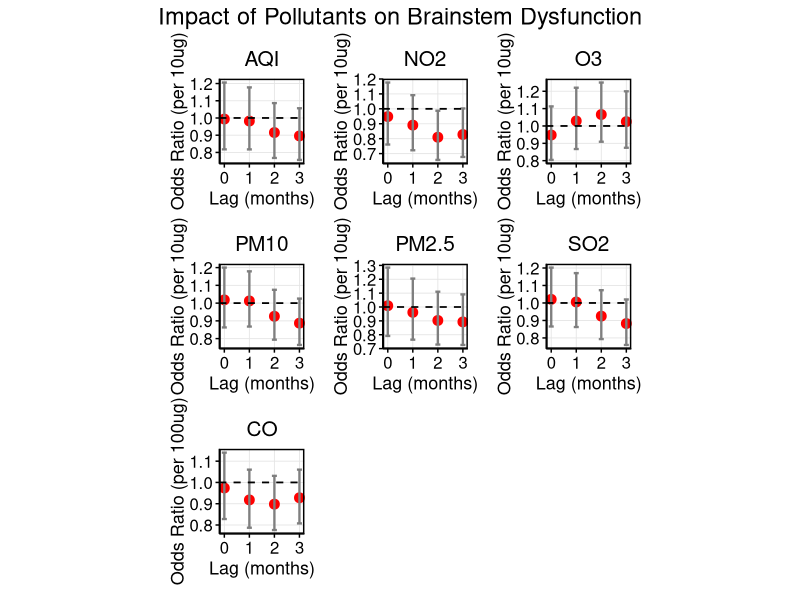
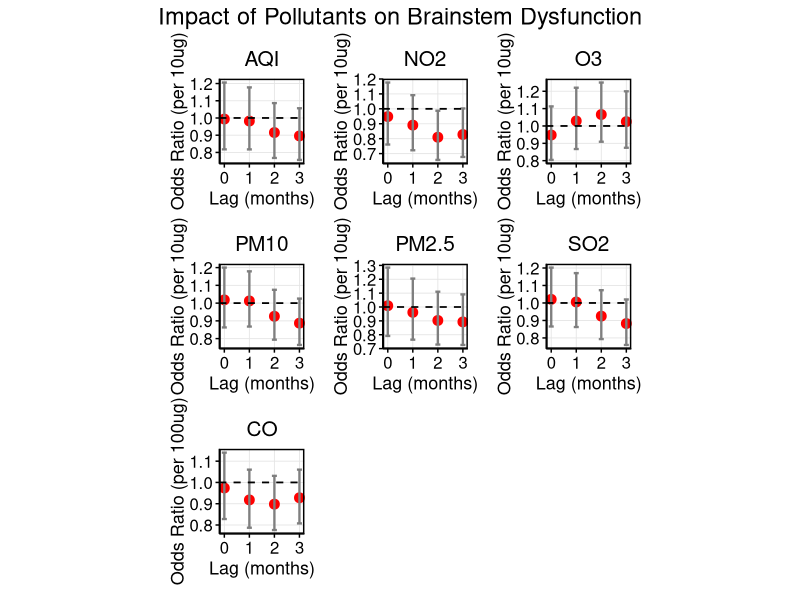

Generate these figures, in order, with R:
setwd("/Users/shij/Documents/GitHub/NMDA_data_analysis/")
my.dat<-readxl::read_xlsx("NMDA_with_population_sex_ratio_age_portion.xlsx")
setwd("/Users/shij/Documents/GitHub/NMDA_data_analysis/251211/")

# ============================
# 1. Load Required Packages
# ============================
library(ggplot2)
library(dplyr)
library(tidyr)
library(broom)
library(patchwork)   # For combining plots
library(writexl)     # For exporting table

# ============================
# 2. Simplify Outcome Variable Name & Recode to Binary (0/1)
# ============================
# Rename column for simplicity
names(my.dat)[names(my.dat) == "Brainstem dysfunction（0=none; 1=gaze paresis; 2=tube feeding; 3=ventilator care due to hypoventilation）"] <- "Brainstem"

# Check current class
class(my.dat$Brainstem)
table(my.dat$Brainstem)  # Should show 0,1,2,3

# Recode: 0 → 0, 1/2/3 → 1
my.dat$Brainstem <- ifelse(as.numeric(as.character(my.dat$Brainstem)) == 0, 0, 1)

# Convert to factor (binary logistic regression expects factor or 0/1)
my.dat$Brainstem <- factor(my.dat$Brainstem, levels = c(0,1), ordered = FALSE)

# Verify
str(my.dat$Brainstem)
table(my.dat$Brainstem)  # Should show only 0 and 1

# ============================
# 3. Define Pollutants and Lags
# ============================
pollutants <- c("AQI", "NO2", "O3", "CO", "PM10", "PM2.5", "SO2")  # CO is 4th
lags <- c("M0", "M1", "M2", "M3")

# Create column name patterns
pollutant_cols <- sapply(pollutants, function(p) {
  paste0(p, "_", lags)
}, simplify = FALSE)

# ============================
# 4. Fit Binary Logistic Regression for Each Pollutant-Lag
# ============================
results_list <- list()

for (pollutant in pollutants) {
  lag_cols <- pollutant_cols[[pollutant]]
  for (lag_col in lag_cols) {
    # Check if column has variation and not all NA
    data_col <- my.dat[[lag_col]]
    if (all(is.na(data_col)) || length(unique(data_col[!is.na(data_col)])) <= 1) {
      message("Skipping ", lag_col, " — no variation or all NA")
      next
    }
    
    # Fit binary logistic regression
    model <- glm(Brainstem ~ ., data = my.dat[, c("Brainstem", lag_col)], 
                 family = binomial, na.action = na.omit)
    
    # Extract summary
    model_summary <- tidy(model, conf.int = TRUE, exponentiate = TRUE) %>%
      filter(term == lag_col) %>%
      mutate(Pollutant = pollutant,
             Lag = gsub(".*_", "", lag_col),
             Lag_Num = as.numeric(gsub("M", "", lag_col)))
    
    results_list <- append(results_list, list(model_summary))
  }
}

# Combine all results
results_df <- bind_rows(results_list)

# ============================
# 5. Clean and Format Results
# ============================
results_df <- results_df %>%
  mutate(
    Lag = trimws(toupper(Lag)),
    Lag.Num = as.numeric(gsub("^M(\\d+)$", "\\1", Lag))
  ) %>%
  filter(!is.na(Lag.Num))

# # ============================
# # 6. Create 7 Individual Plots (One per Pollutant) — NO TEXT LABELS
# # ============================
# # Get pollutants in desired order
# pollutants_plot <- c("AQI", "NO2", "O3", "CO", "PM10", "PM2.5", "SO2")
# 
# # Create list of individual plots
# plot_list <- lapply(pollutants_plot, function(poll) {
#   df_sub <- results_df %>% filter(Pollutant == poll)
#   
#   p <- ggplot(df_sub, aes(x = Lag.Num, y = estimate, ymin = conf.low, ymax = conf.high)) +
#     geom_point(color = "red", size = 3) +
#     geom_errorbar(width = 0.2, color = "gray50", size = 0.8) +
#     geom_hline(yintercept = 1, linetype = "dashed", color = "black", size = 0.6) +
#     labs(
#       x = "Lag (months)",
#       y = "Odds Ratio (OR)",
#       title = poll
#     ) +
#     theme_minimal() +
#     theme(
#       panel.border = element_rect(color = "black", fill = NA, size = 1),
#       panel.background = element_blank(),
#       panel.grid.major = element_line(color = "gray90", size = 0.3),
#       panel.grid.minor = element_blank(),
#       axis.line = element_line(color = "black", size = 0.5),
#       axis.ticks = element_line(color = "black", size = 0.5),
#       axis.text = element_text(size = 12, color = "black"),
#       axis.title = element_text(size = 13, color = "black"),
#       plot.title = element_text(hjust = 0.5, size = 15, color = "black"),
#       plot.margin = margin(10, 10, 10, 10),
#       axis.title.y = element_text(angle = 90, vjust = 0.5),
#       aspect.ratio = 1  # ← Forces square panels
#     ) +
#     # ✅ No text labels — remove all geom_text
#     # ✅ Tight x-axis: no extra padding
#     scale_x_continuous(
#       breaks = c(0, 1, 2, 3), 
#       labels = c("0", "1", "2", "3"),
#       expand = expansion(add = c(0.1, 0.1))  # ← Tight padding
#     )
#   
#   return(p)
# })
# 
# # ============================
# # 7. Combine All 7 Plots in a Single Row — CO LAST
# # ============================
# p_combined <- plot_list[[1]] + plot_list[[2]] + plot_list[[3]] + plot_list[[5]] + 
#   plot_list[[6]] + plot_list[[7]] + plot_list[[4]] +
#   plot_annotation(title = "Impact of Pollutants on Brainstem Dysfunction",
#                   theme = theme(plot.title = element_text(hjust = 0.5, size = 17, color = "black")))
# 
# # Display plot
# print(p_combined)
# 
# # Optional: Save as PNG
# ggsave("NMDAR_Brainstem_Binary_Results.png", p_combined, width = 12, height = 15, dpi = 300, units = "in")

# ============================
# 6. Create 7 Individual Plots (One per Pollutant) — NO TEXT LABELS
# ============================
# Get pollutants in desired order
pollutants_plot <- c("AQI", "NO2", "O3", "CO", "PM10", "PM2.5", "SO2")

# Create list of individual plots
plot_list <- lapply(pollutants_plot, function(poll) {
  df_sub <- results_df %>% filter(Pollutant == poll)
  
  # Apply transformation based on pollutant
  if (poll == "CO") {
    df_sub <- df_sub %>%
      mutate(
        y = estimate^0.1,
        ymin = conf.low^0.1,
        ymax = conf.high^0.1
      )
    y_label <- "Odds Ratio (per 100ug)"
  } else {
    df_sub <- df_sub %>%
      mutate(
        y = estimate^10,
        ymin = conf.low^10,
        ymax = conf.high^10
      )
    y_label <- "Odds Ratio (per 10ug)"
  }
  
  p <- ggplot(df_sub, aes(x = Lag.Num, y = y, ymin = ymin, ymax = ymax)) +
    geom_point(color = "red", size = 3) +
    geom_errorbar(width = 0.2, color = "gray50", size = 0.8) +
    geom_hline(yintercept = 1, linetype = "dashed", color = "black", size = 0.6) +
    labs(
      x = "Lag (months)",
      y = y_label,  # ← Custom y-label per pollutant
      title = poll
    ) +
    theme_minimal() +
    theme(
      panel.border = element_rect(color = "black", fill = NA, size = 1),
      panel.background = element_blank(),
      panel.grid.major = element_line(color = "gray90", size = 0.3),
      panel.grid.minor = element_blank(),
      axis.line = element_line(color = "black", size = 0.5),
      axis.ticks = element_line(color = "black", size = 0.5),
      axis.text = element_text(size = 12, color = "black"),
      axis.title = element_text(size = 13, color = "black"),
      plot.title = element_text(hjust = 0.5, size = 15, color = "black"),
      plot.margin = margin(10, 10, 10, 10),
      axis.title.y = element_text(angle = 90, vjust = 0.5),
      aspect.ratio = 1  # ← Forces square panels
    ) +
    scale_x_continuous(
      breaks = c(0, 1, 2, 3), 
      labels = c("0", "1", "2", "3"),
      expand = expansion(add = c(0.1, 0.1))  # ← Tight padding
    )
  
  return(p)
})

# ============================
# 7. Combine All 7 Plots in a Single Row — CO LAST
# ============================
p_combined <- plot_list[[1]] + plot_list[[2]] + plot_list[[3]] + plot_list[[5]] + 
  plot_list[[6]] + plot_list[[7]] + plot_list[[4]] +
  plot_annotation(title = "Impact of Pollutants on Brainstem Dysfunction",
                  theme = theme(plot.title = element_text(hjust = 0.5, size = 17, color = "black")))

# Display plot
print(p_combined)

# Optional: Save as PNG
ggsave("NMDAR_Brainstem_Binary_Results.png", p_combined, width = 12, height = 15, dpi = 300, units = "in")


# ============================
# 8. Create Clean Results Table (Include CO, OR, 95% CI, p-value)
# ============================

# Create clean table
table_df <- results_df %>%
  select(Pollutant, Lag, estimate, conf.low, conf.high, p.value) %>%
  mutate(
    `Odds Ratio (OR)` = round(estimate, 4),
    `95% CI` = paste0(round(conf.low, 4), " – ", round(conf.high, 4)),
    `p-value` = ifelse(p.value < 0.001, 
                       format(p.value, scientific = TRUE, digits = 2),
                       round(p.value, 4)),
    `Pollutant & Lag` = paste(Pollutant, Lag, sep = "_")
  ) %>%
  arrange(Pollutant, Lag) %>%
  select(`Pollutant & Lag`, `Odds Ratio (OR)`, `95% CI`, `p-value`)

# Export to Excel file
write_xlsx(table_df, "NMDAR_Brainstem_Binary_Results_Table.xlsx")

# ✅ No print(head(...)) — as requested
